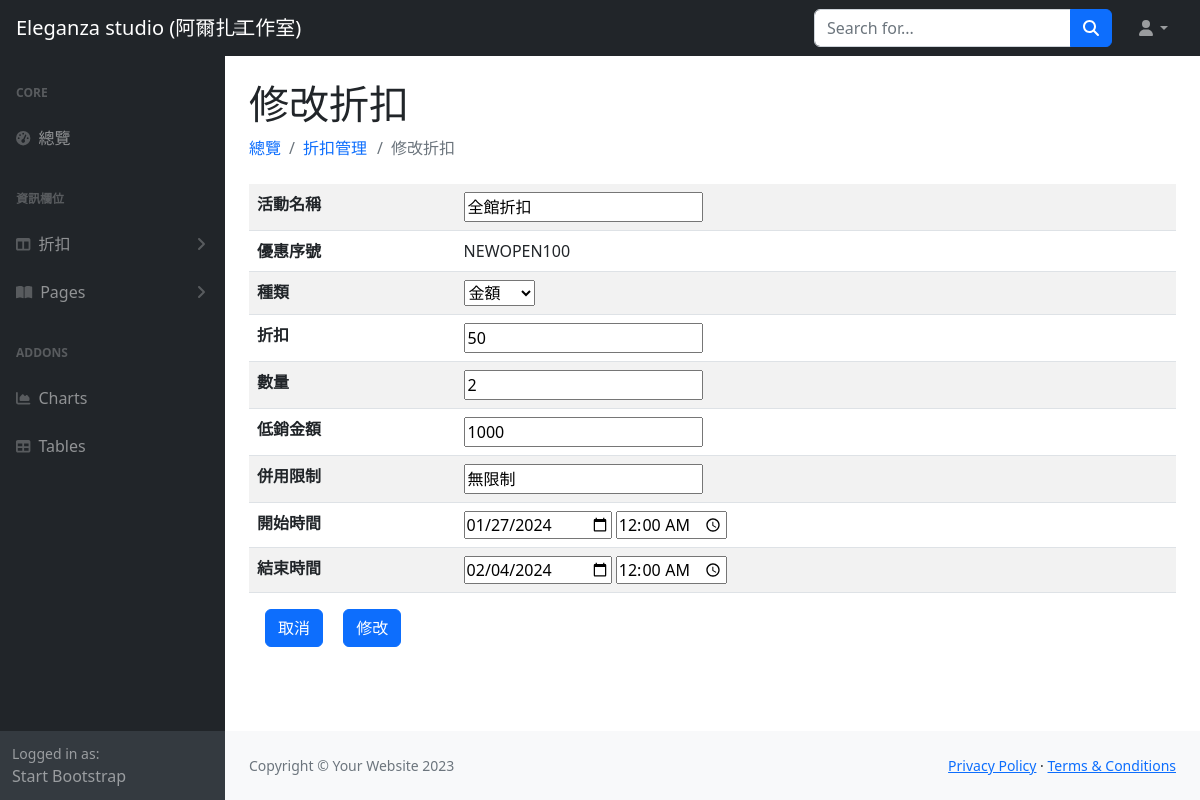
The app's page /rediscount.php?id=1 with its own data.
### tables this page shows
CREATE TABLE `discount` (
  `discount_id` int(2) NOT NULL,
  `main` varchar(10) NOT NULL,
  `serial_number` varchar(15) NOT NULL,
  `type` varchar(3) NOT NULL,
  `amount` int(4) NOT NULL,
  `num` int(2) NOT NULL,
  `low_consumption` int(6) DEFAULT NULL,
  `restriction` varchar(10) DEFAULT NULL,
  `start_date` datetime NOT NULL,
  `end_date` datetime NOT NULL,
  `valid` int(1) NOT NULL
);

### rediscount.php (the view, shortened to what this page needs)
<?php
require_once("pdo-conncetion.php");
$id = $_GET["id"];
$sql = "SELECT * FROM discount WHERE discount_id = :id";
$stmt = $db_host->prepare($sql);
try {
    $stmt->execute([":id" => $id]);
    $row = $stmt->fetch(PDO::FETCH_ASSOC);
} catch (PDOException $e) {
    echo "預處理陳述式失敗<br>";
    echo "Error: " . $e->getMessage();
    $db_host = null;
    exit;
}
?>
<!DOCTYPE html>
<html lang="en">
<head>
    <link href="css/styles.css" rel="stylesheet" />
</head>
<body>
    <nav class="sb-topnav navbar navbar-expand navbar-dark bg-dark">
        <a class="navbar-brand ps-3" href="index.php">Eleganza studio (阿爾扎工作室)</a>
        <button class="btn btn-link btn-sm order-1 order-lg-0 me-4 me-lg-0" id="sidebarToggle" href="#!"><i class="fas fa-bars"></i></button>
        <form class="d-none d-md-inline-block form-inline ms-auto me-0 me-md-3 my-2 my-md-0">
            <div class="input-group">
                <input class="form-control" type="text" placeholder="Search for..." aria-label="Search for..." aria-describedby="btnNavbarSearch" />
                <button class="btn btn-primary" id="btnNavbarSearch" type="button"><i class="fas fa-search"></i></button>
            </div>
        </form>
        <ul class="navbar-nav ms-auto ms-md-0 me-3 me-lg-4">
            <li class="nav-item dropdown">
                <a class="nav-link dropdown-toggle" id="navbarDropdown" href="#" role="button" data-bs-toggle="dropdown" aria-expanded="false"><i class="fas fa-user fa-fw"></i></a>
            </li>
        </ul>
    </nav>
    <div id="layoutSidenav">
        <div id="layoutSidenav_nav">
            <nav class="sb-sidenav accordion sb-sidenav-dark" id="sidenavAccordion">
                <div class="sb-sidenav-menu">
                    <div class="nav">
                        <div class="sb-sidenav-menu-heading">Core</div>
                        <a class="nav-link" href="index.php">
                            <div class="sb-nav-link-icon"><i class="fas fa-tachometer-alt"></i></div>
                            總覽
                        </a>
                        <div class="sb-sidenav-menu-heading">資訊欄位</div>
                        <a class="nav-link collapsed" href="#" data-bs-toggle="collapse" data-bs-target="#collapseLayouts" aria-expanded="false" aria-controls="collapseLayouts">
                            <div class="sb-nav-link-icon"><i class="fas fa-columns"></i></div>
                            折扣
                            <div class="sb-sidenav-collapse-arrow"><i class="fas fa-angle-down"></i></div>
                        </a>
                        <a class="nav-link collapsed" href="#" data-bs-toggle="collapse" data-bs-target="#collapsePages" aria-expanded="false" aria-controls="collapsePages">
                            <div class="sb-nav-link-icon"><i class="fas fa-book-open"></i></div>
                            Pages
                            <div class="sb-sidenav-collapse-arrow"><i class="fas fa-angle-down"></i></div>
                        </a>
                        <div class="sb-sidenav-menu-heading">Addons</div>
                        <a class="nav-link" href="charts.html">
                            <div class="sb-nav-link-icon"><i class="fas fa-chart-area"></i></div>
                            Charts
                        </a>
                        <a class="nav-link" href="tables.html">
                            <div class="sb-nav-link-icon"><i class="fas fa-table"></i></div>
                            Tables
                        </a>
                    </div>
                </div>
                <div class="sb-sidenav-footer">
                    <div class="small">Logged in as:</div>
                    Start Bootstrap
                </div>
            </nav>
        </div>
        <div id="layoutSidenav_content">
            <main>
                <div class="container-fluid px-4">
                    <h1 class="mt-4">修改折扣</h1>
                    <ol class="breadcrumb mb-4">
                        <li class="breadcrumb-item"><a class="nav-link link-primary" href="index.php">總覽</a></li>
                        <li class="breadcrumb-item"><a class="nav-link link-primary" href="discounts.php">折扣管理</a></li>
                        <li class="breadcrumb-item mx-3 active">修改折扣</li>
                    </ol>
                    <div class="card-body">
                        <form action="doRediscount.php" method="post">
                            <table class="table table-striped">
                                <tbody>
                                    <tr>
                                        <th>活動名稱</th>
                                        <td><input for="form-control" type="text" name="main" value="<?= $row["main"] ?>"></td>
                                    </tr>
                                    <tr>
                                        <th>優惠序號</th>
                                        <td><label for="form-control" type="text" value=""><?= $row["serial_number"] ?></label></td>
                                    </tr>
                                    <tr>
                                        <th>種類</th>
                                        <td>
                                            <select name="type" id="">
                                                <option value="<?= $row["type"] ?>"><?= $row["type"] ?></option>
                                            </select>
                                        </td>
                                    </tr>
                                    <tr>
                                        <th>折扣</th>
                                        <td><input for="form-control" name="amount" type="text" value="<?= $row["amount"] ?>"></td>
                                    </tr>
                                    <tr>
                                        <th>數量</th>
                                        <td><input for="form-control" name="num" type="text" value="<?= $row["num"] ?>"></td>
                                    </tr>
                                    <tr>
                                        <th>低銷金額</th>
                                        <td><input for="form-control" name="low_consumption" type="text" value="<?= $row["low_consumption"] ?>"></td>
                                    </tr>
                                    <tr>
                                        <th>併用限制</th>
                                        <td><input for="form-control" name="restriction" type="text" value="<?= $row["restriction"] ?>"></td>
                                    </tr>
                                    <tr>
                                        <th>開始時間</th>
                                        <?php $start_date = substr($row["start_date"], 0, 10);
                                        $start_time = substr($row["start_date"], 11, 5); ?>
                                        <td><input for="form-control" name="start_date" type="date" value="<?= $start_date ?>">
                                            <input type="time" for="form-contorl" name="start_time" type="time" value="<?= $start_time ?>">
                                        </td>
                                    </tr>
                                    <tr>
                                        <th>結束時間</th>
                                        <?php $end_date = substr($row["end_date"], 0, 10);
                                        $end_time = substr($row["end_date"], 11, 5); ?>
                                        <td><input for="form-control" name="end_date" type="date" value="<?= $end_date ?>">
                                            <input type="time" for="form-contorl" name="end_time" type="time" value="<?= $end_time ?>">
                                        </td>
                                    </tr>
                                </tbody>
                            </table>
                            <a href="discounts.php" type="button" class="mx-3 btn btn-primary">取消</a>
                            <button type="submit" class="btn btn-primary">修改</button>
                        </form>
                    </div>
                </div>
            </main>
            <footer class="py-4 bg-light mt-auto">
                <div class="container-fluid px-4">
                    <div class="d-flex align-items-center justify-content-between small">
                        <div class="text-muted">Copyright &copy; Your Website 2023</div>
                        <div>
                            <a href="#">Privacy Policy</a>
                            &middot;
                            <a href="#">Terms &amp; Conditions</a>
                        </div>
                    </div>
                </div>
            </footer>
        </div>
    </div>
</body>
</html>

### css/css.php (style rules this page uses)
a { text-wrap: nowrap; }

### records on screen
discount: main "全館折扣", serial_number "NEWOPEN100", type "金額", amount "50", num "2", low_consumption "1000", restriction "無限制", start_date "01/27/2024", start_time "00:00", end_date "02/04/2024", end_time "00:00"
